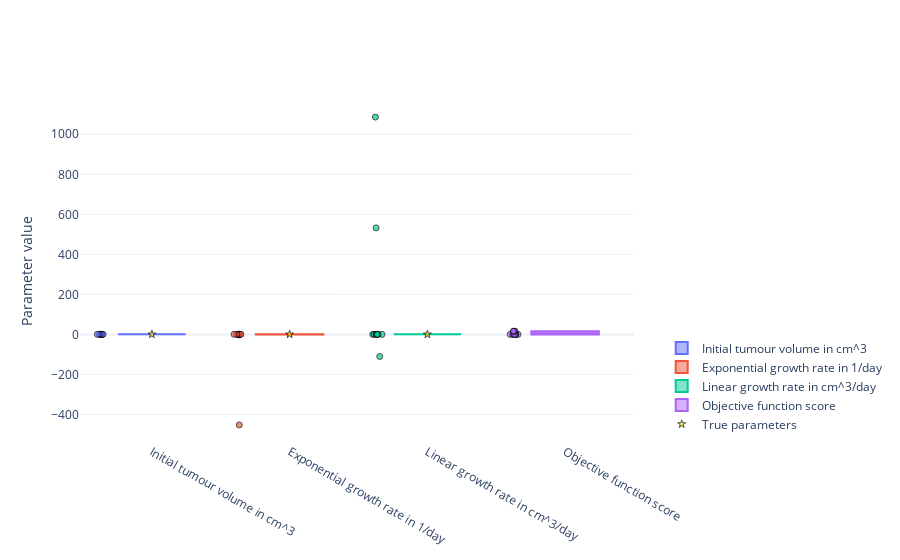

This figure's notebook cell:
### Code cell
#
# Visualisation of the spread of naively optimised model parameters for multiple runs from different initial points.
#
# This cell need the above obtain naive parameter estimates, their scores and the generating parameter values.
# [naive_estimates, naive_estimates_scores, true_parameters]
#

import plotly.graph_objects as go


# Get optimised parameters
estimates = naive_estimates

# Get optimised parameters
scores = naive_estimates_scores

# Create figure
fig = go.Figure()

# Create box plot of for initial tumour volume
fig.add_trace(
    go.Box(
        y=estimates[:, 0],  
        name='Initial tumour volume in cm^3',
        boxpoints='all',
        jitter=0.2,
        pointpos=-1.5,
        visible=True,
        marker=dict(
            symbol='circle',
            opacity=0.7,
            line=dict(color='black', width=1)),
    ))

# Create box plot for lambda_0
fig.add_trace(
    go.Box(
        y=estimates[:, 1],  
        name='Exponential growth rate in 1/day',
        boxpoints='all',
        jitter=0.2,
        pointpos=-1.5,
        visible=True,
        marker=dict(
            symbol='circle',
            opacity=0.7,
            line=dict(color='black', width=1))
    ))

# Create box plot of for exponential tumour growth
fig.add_trace(
    go.Box(
        y=estimates[:, 2],  
        name='Linear growth rate in cm^3/day',
        boxpoints='all',
        jitter=0.2,
        pointpos=-1.5,
        visible=True,
        marker=dict(
            symbol='circle',
            opacity=0.7,
            line=dict(color='black', width=1)),
    ))
    
# Create box plot of for objective function score
fig.add_trace(
    go.Box(
        y=scores,  
        name='Objective function score',
        boxpoints='all',
        jitter=0.2,
        pointpos=-1.5,
        visible=True,
        marker=dict(
            symbol='circle',
            opacity=0.7,
            line=dict(color='black', width=1)),
    ))

# Plot true parameters
fig.add_trace(
    go.Scatter(
        x=[
            'Initial tumour volume in cm^3',
            'Exponential growth rate in 1/day',
            'Linear growth rate in cm^3/day'],
        y=true_parameters,
        name='True parameters',
        hovertemplate=
            "<b>True parameters </b><br>" +
            "Initial tumour volume: %.02f in cm^3<br>" % true_parameters[0] +
            "Exponential growth rate: %.02f in 1/day<br>" % true_parameters[1] +
            "Linear growth rate: %.02f in cm^3/day<br>" % true_parameters[2] +
            "<extra></extra>",
        visible=True,
        marker=dict(
            symbol='star',
            opacity=0.7,
            line=dict(color='black', width=1),
            color='gold'),
        mode="markers",
    ))

# Set figure size
fig.update_layout(
    autosize=True,
    template="plotly_white",
    yaxis_title='Parameter value')

# Position legend
fig.update_layout(legend=dict(
    yanchor="bottom",
    y=0.01,
    xanchor="left",
    x=1.05))

# Show figure
fig.show()

### Figure 1 — Plotly figure (JSON) as saved in the notebook; plotly's stock layout.template omitted (floating-point values rounded to 4 significant figures)
{"data": [{"boxpoints": "all", "jitter": 0.2, "marker": {"line": {"color": "black", "width": 1}, "opacity": 0.7, "symbol": "circle"}, "name": "Initial tumour volume in cm^3", "pointpos": -1.5, "type": "box", "visible": true, "y": [0.1407, 0.14, 0.14, 0.1401, 0.14, 0.14, 0.14, 0.14, 0.14, 0.08191]}, {"boxpoints": "all", "jitter": 0.2, "marker": {"line": {"color": "black", "width": 1}, "opacity": 0.7, "symbol": "circle"}, "name": "Exponential growth rate in 1/day", "pointpos": -1.5, "type": "box", "visible": true, "y": [-2.837, 0.28, 0.28, 0.2798, 0.28, 0.28, 0.28, 0.28, -452.3, -0.07764]}, {"boxpoints": "all", "jitter": 0.2, "marker": {"line": {"color": "black", "width": 1}, "opacity": 0.7, "symbol": "circle"}, "name": "Linear growth rate in cm^3/day", "pointpos": -1.5, "type": "box", "visible": true, "y": [1086.0, 0.13, 0.13, 0.13, 0.13, 0.13, 0.13, 0.13, 532.3, -110.3]}, {"boxpoints": "all", "jitter": 0.2, "marker": {"line": {"color": "black", "width": 1}, "opacity": 0.7, "symbol": "circle"}, "name": "Objective function score", "pointpos": -1.5, "type": "box", "visible": true, "y": [15.91, 3.602e-22, 1.641e-22, 1.507e-08, 6.855e-22, 3.871e-22, 1.234e-21, 5.128e-22, 15.91, 15.66]}, {"hovertemplate": "<b>True parameters </b><br>Initial tumour volume: 0.14 in cm^3<br>Exponential growth rate: 0.28 in 1/day<br>Linear growth rate: 0.13 in cm^3/day<br><extra></extra>", "marker": {"color": "gold", "line": {"color": "black", "width": 1}, "opacity": 0.7, "symbol": "star"}, "mode": "markers", "name": "True parameters", "type": "scatter", "visible": true, "x": ["Initial tumour volume in cm^3", "Exponential growth rate in 1/day", "Linear growth rate in cm^3/day"], "y": [0.14, 0.28, 0.13]}], "layout": {"autosize": true, "legend": {"x": 1.05, "xanchor": "left", "y": 0.01, "yanchor": "bottom"}, "yaxis": {"title": {"text": "Parameter value"}}}}
